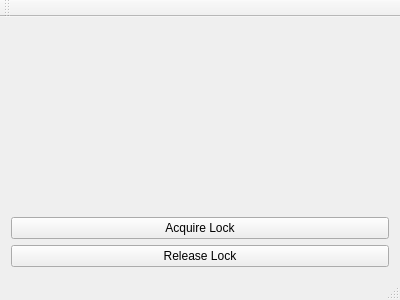
<?xml version="1.0" encoding="UTF-8"?>
<ui version="4.0">
 <class>MainWindow</class>
 <widget class="QMainWindow" name="MainWindow">
  <property name="geometry">
   <rect>
    <x>0</x>
    <y>0</y>
    <width>400</width>
    <height>300</height>
   </rect>
  </property>
  <property name="windowTitle">
   <string>MainWindow</string>
  </property>
  <widget class="QWidget" name="centralWidget">
   <layout class="QVBoxLayout" name="verticalLayout">
    <item>
     <widget class="QLabel" name="lbl_status">
      <property name="text">
       <string/>
      </property>
     </widget>
    </item>
    <item>
     <widget class="QPushButton" name="btn_lock">
      <property name="text">
       <string>Acquire Lock</string>
      </property>
     </widget>
    </item>
    <item>
     <widget class="QPushButton" name="btn_unlock">
      <property name="text">
       <string>Release Lock</string>
      </property>
     </widget>
    </item>
   </layout>
  </widget>
  <widget class="QMenuBar" name="menuBar">
   <property name="geometry">
    <rect>
     <x>0</x>
     <y>0</y>
     <width>400</width>
     <height>26</height>
    </rect>
   </property>
  </widget>
  <widget class="QToolBar" name="mainToolBar">
   <attribute name="toolBarArea">
    <enum>TopToolBarArea</enum>
   </attribute>
   <attribute name="toolBarBreak">
    <bool>false</bool>
   </attribute>
  </widget>
  <widget class="QStatusBar" name="statusBar"/>
 </widget>
 <layoutdefault spacing="6" margin="11"/>
 <resources/>
 <connections>
  <connection>
   <sender>btn_lock</sender>
   <signal>clicked()</signal>
   <receiver>MainWindow</receiver>
   <slot>lock()</slot>
   <hints>
    <hint type="sourcelabel">
     <x>139</x>
     <y>216</y>
    </hint>
    <hint type="destinationlabel">
     <x>161</x>
     <y>194</y>
    </hint>
   </hints>
  </connection>
  <connection>
   <sender>btn_unlock</sender>
   <signal>clicked()</signal>
   <receiver>MainWindow</receiver>
   <slot>unlock()</slot>
   <hints>
    <hint type="sourcelabel">
     <x>178</x>
     <y>248</y>
    </hint>
    <hint type="destinationlabel">
     <x>223</x>
     <y>269</y>
    </hint>
   </hints>
  </connection>
 </connections>
 <slots>
  <slot>lock()</slot>
  <slot>unlock()</slot>
 </slots>
</ui>
